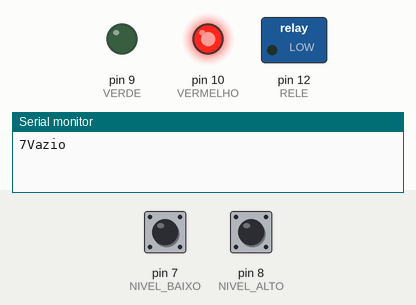
Recording of a sketch running on a simulated Arduino Uno, built with avr-gcc and run on an emulated ATmega328P. On the bench: switched loads named in the sketch (green lamp = pin HIGH), output pins drawn as LEDs (lit = HIGH), the last lines printed to the serial monitor. Dashed ring = blinking. The test bench sets the inputs (shaded band); at power-on: pin 8 (NIVEL_ALTO) HIGH, pin 7 (NIVEL_BAIXO) HIGH.

Above: at 1.2 s.
1.3 s: pin 8 (NIVEL_ALTO) pulled LOW for 0.15 s
At 1.45 s:
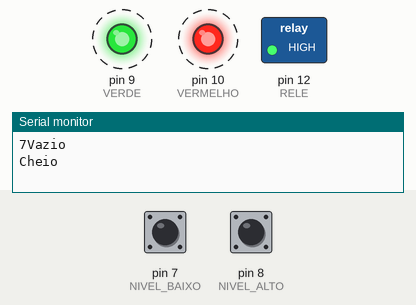
Timing chart, 0 to 10.3 s (numbered marks = the images above; inputs shaded):
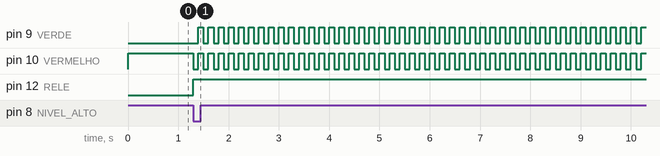

Measured:
- after the input at 1.3 s, pin 9 (VERDE): alternates HIGH for 0.10 s and LOW for 0.10 s, starting after 0.10 s; pin 10 (VERMELHO): alternates HIGH for 0.10 s and LOW for 0.10 s, starting at once; pin 12 (RELE): LOW → HIGH at once

The sketch:

NivelPiscinas.ino
```cpp
/***************
Nivel Automatico para Tanques
Autor: Victor Correia
Versao 1.0
Data: 07/08/2019
Alterado em: 07/02/2020
***************/

#define RELE 12
#define VERDE 9
#define VERMELHO 10
#define NIVEL_BAIXO 7
#define NIVEL_ALTO 8

bool flag = 0;

void setup() {
  Serial.begin(9600);
  pinMode(RELE, OUTPUT);
  pinMode(VERDE, OUTPUT);
  pinMode(VERMELHO, OUTPUT);
  pinMode(NIVEL_BAIXO, INPUT);
  digitalWrite(NIVEL_BAIXO, HIGH);
  pinMode(NIVEL_ALTO, INPUT);
  digitalWrite(NIVEL_ALTO, HIGH);
  digitalWrite(VERDE, LOW);
  digitalWrite(VERMELHO, LOW);
  digitalWrite(RELE, LOW);
  Serial.print(NIVEL_BAIXO);
  if(digitalRead(NIVEL_BAIXO) == 0){ //Verifica estado inicial do nivel baixo
    flag = 1;
    digitalWrite(VERMELHO, HIGH);
  }
}

void loop() {
  if(digitalRead(NIVEL_BAIXO) == 1 && digitalRead(NIVEL_ALTO) == 0){
    while(1){
      digitalWrite(VERMELHO, LOW);
      digitalWrite(VERDE, LOW);
      delay(100);
      digitalWrite(VERMELHO, HIGH);
      digitalWrite(VERDE, HIGH);
      delay(100);
    }
  }
  if(digitalRead(NIVEL_BAIXO) == 1 && flag == 0){
    flag = 1;
    digitalWrite(RELE, LOW);
    digitalWrite(VERDE, LOW);
    digitalWrite(VERMELHO, HIGH);
    Serial.println("Vazio");
  }
  if(digitalRead(NIVEL_ALTO) == 0 && flag == 1){
    flag = 0;
    digitalWrite(RELE, HIGH);
    digitalWrite(VERDE, HIGH);
    digitalWrite(VERMELHO, LOW);
    Serial.println("Cheio");
  }

  //Serial.println(flag);
  //Serial.println(digitalRead(NIVEL_BAIXO));
}
```
